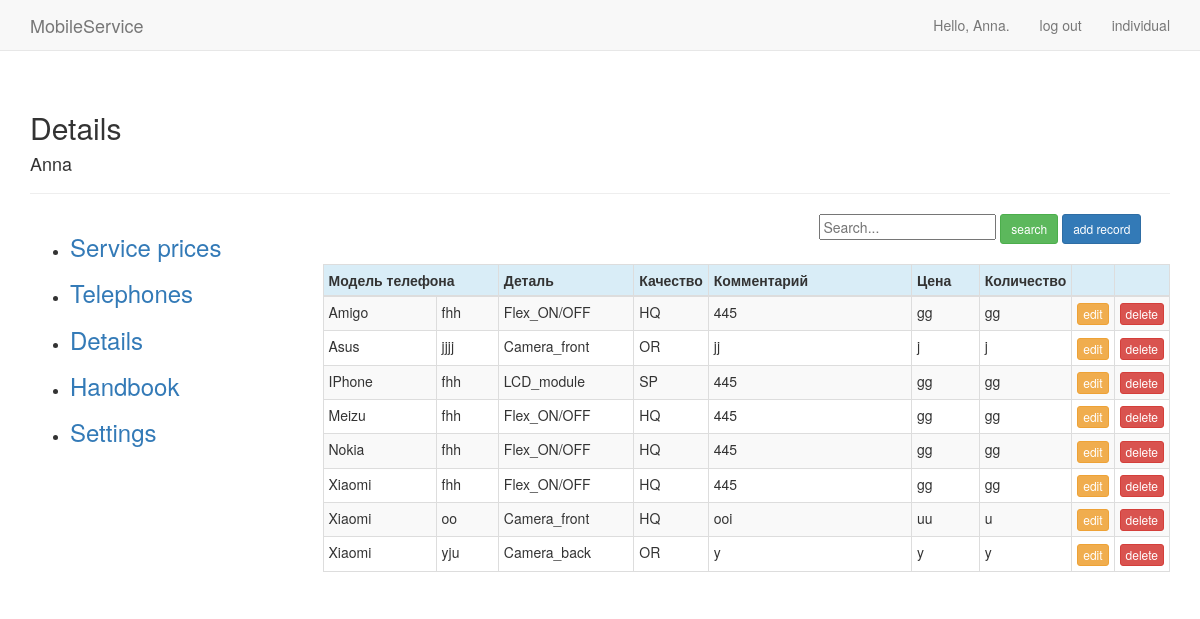
Page /users/details/ (signed in) on the committed database.
### users/models.py (models this page shows)
class Details(models.Model):
    SAM = 'Samsung'
    ALK = 'Alkatel'
    ASE = 'Aser'
    AMI = 'Amigo'
    AMO = 'Amoi'
    APL = 'IPhone'
    ASU = 'Asus'
    BBR = 'BlackBerry'
    BVI = 'BlackView'
    BLU = 'BLU'
    BQ = 'BQ'
    CAT = 'CAT'
    CAP = 'Caterpillar'
    COO = 'Coolpad'
    CUB = 'Cubot'
    DOO = 'Doogee'
    DOR = 'Doro'
    EST = 'Estar'
    ELE = 'Elephone'
    GIG = 'Gigabyte'
    GET = 'Getnord'
    GOO = 'Google'
    HTC = 'HTC'
    HP = 'HP'
    HOM = 'HomTom'
    KAZ = 'Kazam'
    MYP = 'MyPhone'
    NOU = 'Nous'
    ONE = 'OnePlus'
    OUK = 'Oukitel'
    PRE = 'Prestigio'
    ZTE = 'ZTE'
    ZOP = 'Zopo'
    HUA = 'Huawei'
    LEN = 'Lenovo'
    SON = 'Sony'
    LG = 'LG'
    MEI = 'Meizu'
    XIA = 'Xiaomi'
    MIR = 'Microsoft'
    NOK = 'Nokia'
    OTH = '------->'
    """детали"""
    LCD_MOD = 'LCD_module'
    LCD = 'LCD'
    TOU = 'Touch'
    FLEX_CH = 'Flex_charging'
    FLEX_ON = 'Flex_ON/OFF'
    FLEX_CAM = 'Flex_camera'
    BAT = 'Battery'
    CAM_FR = 'Camera_front'
    CAM_BC = 'Camera_back'
    BC = 'Back_cover'
    """качество"""
    SP = 'SP'
    OR = 'OR'
    HQ = 'HQ'
    COPY = 'COPY'
    BRAND = ((APL, 'IPhone'), (SAM, 'Samsung'), (HUA, 'Huawei'), (MEI, 'Meizu'), (XIA, 'Xiaomi'), (NOK, 'Nokia'),
        (MIR, 'Microsoft'), (PRE, 'Prestigio'), (SON, 'Sony'), (ALK, 'Alcatel'), (ASU, 'Asus'), (ASE, 'Aser'),
        (AMI, 'Amigo'), (AMO, 'Amoi'), (BVI, 'BlackView'), (BLU, 'BLU'), (BQ, 'BQ'), (BBR, 'BlackBerry'),
        (CAT, 'CAT'), (CAP, 'Caterpillar'), (COO, 'Coolpad'), (CUB, 'Cubot'), (DOO, 'Doogee'), (DOR, 'Doro'),
        (ELE, 'Elephone'), (EST, 'Estar'), (GIG, 'Gigabyte'), (GET, 'Getnord'), (GOO, 'Google'), (HTC, 'HTC'),
        (HOM, 'HomTom'), (HP, 'HP'), (KAZ, 'Kazam'), (LEN, 'Lenovo'), (LG, 'Lg'), (MYP, 'MyPhone'),
        (NOU, 'Nous'), (ONE, 'OnePlus'), (OUK, 'Oukitel'), (ZOP, 'Zopo'), (ZTE, 'ZTE'), (OTH, '------->'))
    DETAIL = ((BAT,'Battery'),(BC,'Back_cover'),(CAM_BC,'Camera_back'),(CAM_FR,'Camera_front'),(FLEX_CH,'Flex_charging'),
        (FLEX_ON,'Flex_ON/OFF'),(FLEX_CAM,'Flex_camera'),(LCD_MOD,'LCD_module'),(LCD,'LCD'),(TOU,'Touch'))
    QUALITY = ((SP,'SP'),(OR,'OR'),(HQ,'HQ'),(COPY,'COPY'))
    user_model = models.CharField(max_length=20, choices = BRAND)
    user_model_1 = models.CharField(max_length=20)
    user_detail = models.CharField(max_length=20, choices = DETAIL)
    detail_quality = models.CharField(max_length=10,choices = QUALITY)
    detail_comment = models.CharField(max_length=20,default='*')
    detail_price = models.CharField(max_length=5)
    detail_quantity = models.CharField(max_length=5)
    owner = models.ForeignKey(User, on_delete=models.CASCADE)

### users/views.py (the view)
# urls.py: path('details/', views.details, name= 'details'),
@login_required
def details(request):
    details = Details.objects.filter(owner=request.user).order_by('user_model','user_model_1')
    context = {'details': details}
    return render(request, 'users/details.html', context)

### users/templates/users/details.html (shortened to what this page needs)
{% extends "mobile/base_1.html" %}
{% load bootstrap3 %}
{% block header %}
  <h2>Details</h2><h4>{{user.username}}</h4>
{% endblock header %}
{% block content %}
  <div class="row">
    <div class="col-sm-offset-7">
      <form action="{% url 'users:details_search' %}" method="get" autocomplete="off" >
        <input name="q" type="text" placeholder="Search...">
        <button type="submit" class="btn btn-success btn-sm">search</button>
        <a href="{% url 'users:details_new_record' %}" class="btn btn-primary btn-sm">add record</a>
      </form>
    </div>
  </div>
  <div class="row">
    <div class="col-sm-8">
    </div>
  </div>
<table class="table table-striped table-bordered table-condensed table-hover">
    <thead>
      <tr class="info">
        <th colspan="2">Модель телефона</th>
        <th style="width:16%">Деталь</th>
        <th style="width:8%">Качество</th>
        <th style="width:24%">Комментарий</th>
        <th style="width:8%">Цена</th>
        <th style="width:8%">Количество</th>
        <th style="width:5%"></th>
        <th style="width:5%"></th>
      </tr>
    </thead>
    <tbody>
      {% for detail in details %}
        <tr>
          <td>{{detail.user_model}}</td>
          <td>{{detail.user_model_1}}</td>
          <td>{{detail.user_detail}}</td>
          <td>{{detail.detail_quality}}</td>
          <td>{{detail.detail_comment}}</td>
          <td>{{detail.detail_price}}</td>
          <td>{{detail.detail_quantity}}</td>
          <td><a href="{% url 'users:details_edit' detail.id %}" class="btn btn-warning btn-xs">edit</a></td>
          <td><a href="{% url 'users:details_delete' detail.id %}" class="btn btn-danger btn-xs">delete</a></td>
        </tr>
      {% endfor %}
     </tbody>
 </table>
{% endblock content %}

### mobile/templates/mobile/base_1.html (shortened to what this page needs)
{% load bootstrap3 %}
<!DOCTYPE html>
<html lang="en">
  <head>
    {% bootstrap_css %}
  </head>
  <body>
    <nav class="navbar navbar-default navbar-static-top">
      <div class="container">
        <div class="navbar-header">
          <a class="navbar-brand" href="{% url 'mobile:index' %}">
              MobileService</a>
        </div>
        <div id="navbar" class="navbar-collapse collapse">
          <ul class="nav navbar-nav navbar-right">
            {% if user.is_authenticated %}
              <li><a>Hello, {{ user.username }}.</a></li>
              <li><a href="{% url 'users:logout' %}">log out</a></li>
              <li><a href="{% url 'users:individual' %}">individual</a></li>
            {% else %}
              <li><a href="{% url 'users:register' %}">register</a></li>
              <li><a href="{% url 'users:login' %}">log in</a></li>
            {% endif %}
          </ul>
        </div>
      </div>
    </nav>
    <div class="container">
      <div class="page-header">
        {% block header %}{% endblock header %}
        </div>
      <div class="row">
        <div class="col-xs-12 col-sm-3">
          <ul class="rounded">
            <li><a href="{% url 'users:service_prices' %}"><h3>Service prices</h3></a></li>
            <li><a href="{% url 'mobile:telephones' %}"><h3>Telephones</h3></a></li>
            <li><a href="{% url 'users:details' %}"><h3>Details</h3></a></li>
            <li><a href="{% url 'users:handbook' %}"><h3>Handbook</h3></a></li>
            <li><a href="{% url 'users:settings' %}"><h3>Settings</h3></a></li>
          </ul>
        </div>
        <div class="col-xs-12 col-sm-9">
          <div>
           {% block content %}{% endblock content %}
          </div>
        </div>
    </div>
  </body>
</html>

### rows in the picture
Details: user_model "Amigo", user_model_1 "fhh", user_detail "Flex_ON/OFF", detail_quality "HQ", detail_comment "445", detail_price "gg", detail_quantity "gg"
Details: user_model "Asus", user_model_1 "jjjj", user_detail "Camera_front", detail_quality "OR", detail_comment "jj", detail_price "j", detail_quantity "j"
Details: user_model "IPhone", user_model_1 "fhh", user_detail "LCD_module", detail_quality "SP", detail_comment "445", detail_price "gg", detail_quantity "gg"
Details: user_model "Meizu", user_model_1 "fhh", user_detail "Flex_ON/OFF", detail_quality "HQ", detail_comment "445", detail_price "gg", detail_quantity "gg"
Details: user_model "Nokia", user_model_1 "fhh", user_detail "Flex_ON/OFF", detail_quality "HQ", detail_comment "445", detail_price "gg", detail_quantity "gg"
Details: user_model "Xiaomi", user_model_1 "fhh", user_detail "Flex_ON/OFF", detail_quality "HQ", detail_comment "445", detail_price "gg", detail_quantity "gg"
Details: user_model "Xiaomi", user_model_1 "oo", user_detail "Camera_front", detail_quality "HQ", detail_comment "ooi", detail_price "uu", detail_quantity "u"
Details: user_model "Xiaomi", user_model_1 "yju", user_detail "Camera_back", detail_quality "OR", detail_comment "y", detail_price "y", detail_quantity "y"

### other values in the picture
{{ user.username }} "Anna"
